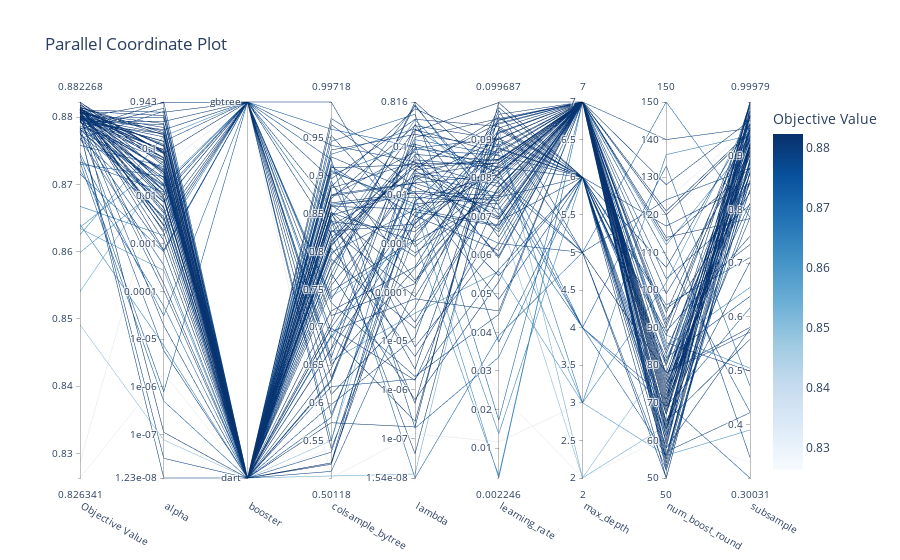

The notebook cell saved with this chart:
### Code cell
optuna.visualization.plot_parallel_coordinate(study_xg_unbalanced)
